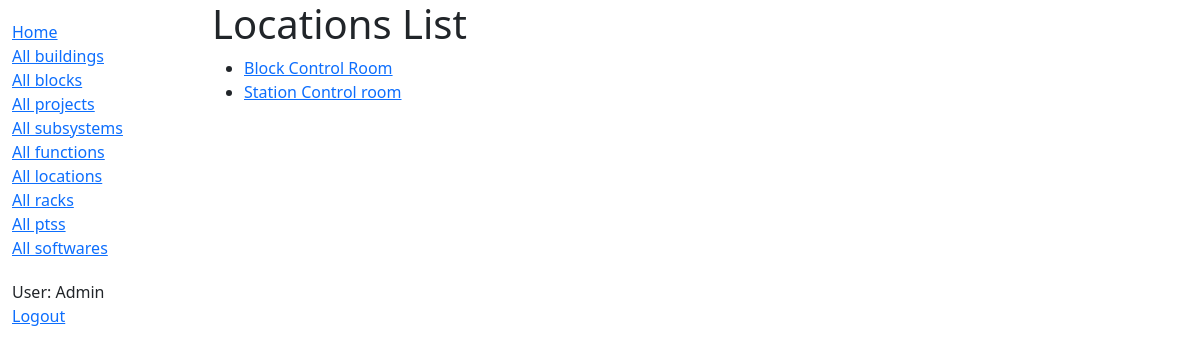
Screenshot of /knowitall/locations/ (signed in) with the database file from the repository.
### knowitall/models.py (models this page shows)
class Location(models.Model):
	Location_name=models.TextField(help_text="Enter text")
	Location_code=models.TextField(help_text="Enter text")
	Location_building=models.ForeignKey('Building', on_delete=models.SET_NULL, null=True)
	class Meta:
		ordering= ['Location_name','Location_code']
	def get_absolute_url (self):
		return reverse('location-detail', args=[str(self.id)])
	def __str__(self):
		return self.Location_name

### knowitall/views.py (the view)
# urls.py: path('locations/', views.LocationListView.as_view(), name='locations'),
class LocationListView(LoginRequiredMixin, generic.ListView):
    model = Location
    paginate_by = 10

### knowitall/templates/knowitall/location_list.html
{% extends "base_generic.html" %}
{% block content %}
    <h1>Locations List</h1>
    {% if object_list %}
    <ul>
      {% for location in object_list %}
      <li>
        <a href="{{ location.get_absolute_url }}">
        {{location}}
        </a>
      </li>
      {% endfor %}
    </ul>
    {% else %}
      <p>There are no locations in the base.</p>
    {% endif %}
{% endblock %}

### knowitall/templates/base_generic.html (shortened to what this page needs)
<!DOCTYPE html>
<html lang="en">
<head>
  <link href="https://cdn.jsdelivr.net/npm/bootstrap@5.1.3/dist/css/bootstrap.min.css" rel="stylesheet">
  {% load static %}
  <link rel="stylesheet" href="{% static 'css/styles.css' %}">
</head>
<body>
<div class="container-fluid">
<div class="row">
  <div class="col-sm-2">
  {% block sidebar %}
  <ul class="sidebar-nav">
    <li><a href="{% url 'index' %}">Home</a></li>
    <li><a href="{% url 'buildings' %}">All buildings</a></li>
    <li><a href="{% url 'blocks' %}">All blocks</a></li>
    <li><a href="{% url 'projects' %}">All projects</a></li>
    <li><a href="{% url 'subsystems' %}">All subsystems</a></li>
    <li><a href="{% url 'functions' %}">All functions</a></li>
    <li><a href="{% url 'locations' %}">All locations</a></li>
    <li><a href="{% url 'racks' %}">All racks</a></li>
    <li><a href="{% url 'ptss' %}">All ptss</a></li>
    <li><a href="{% url 'softwares' %}">All softwares</a></li>
  </ul>
  <ul class="sidebar-nav">
   {% if user.is_authenticated %}
     <li>User: {{ user.get_username }}</li>
     <li><a href="{% url 'logout'%}?next={{request.path}}">Logout</a></li>
   {% else %}
     <li><a href="{% url 'login'%}?next={{request.path}}">Login</a></li>
   {% endif %}
  </ul>
{% endblock %}
  </div>
  <div class="col-sm-10 ">
  {% block content %}{% endblock %}
  </div>
</div>
</div>
</body>
</html>

### knowitall/static/css/styles.css (style rules this page uses)
.sidebar-nav { margin-top: 20px; padding: 0; list-style: none; }

### rows the page displays
Location: Location_name "Block Control Room"
Location: Location_name "Station Control room"

### other values shown
{{ user.get_username }} "Admin"
